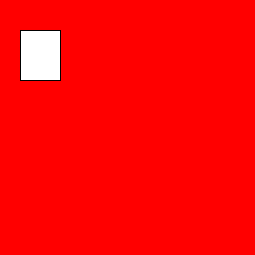
Frame 1 (no input)
Frame 60 (the mouse pressed at the canvas centre just before this capture): identical to frame 1, image omitted
Frame 120 (the mouse held since frame 60 and released just before this capture): identical to frame 1, image omitted

The Processing sketch that drew this single still picture (run headless with seeded random() and noise(); from frame 60 on, the mouse is pressed at the canvas centre):

// Processing sketch: processing_184942
// ── processing_184942.pde

void setup(){
size(255,255);
}
void draw(){
background(255,0,0);
stroke(0);
fill(255);
rect(20,30,40,50);
}
